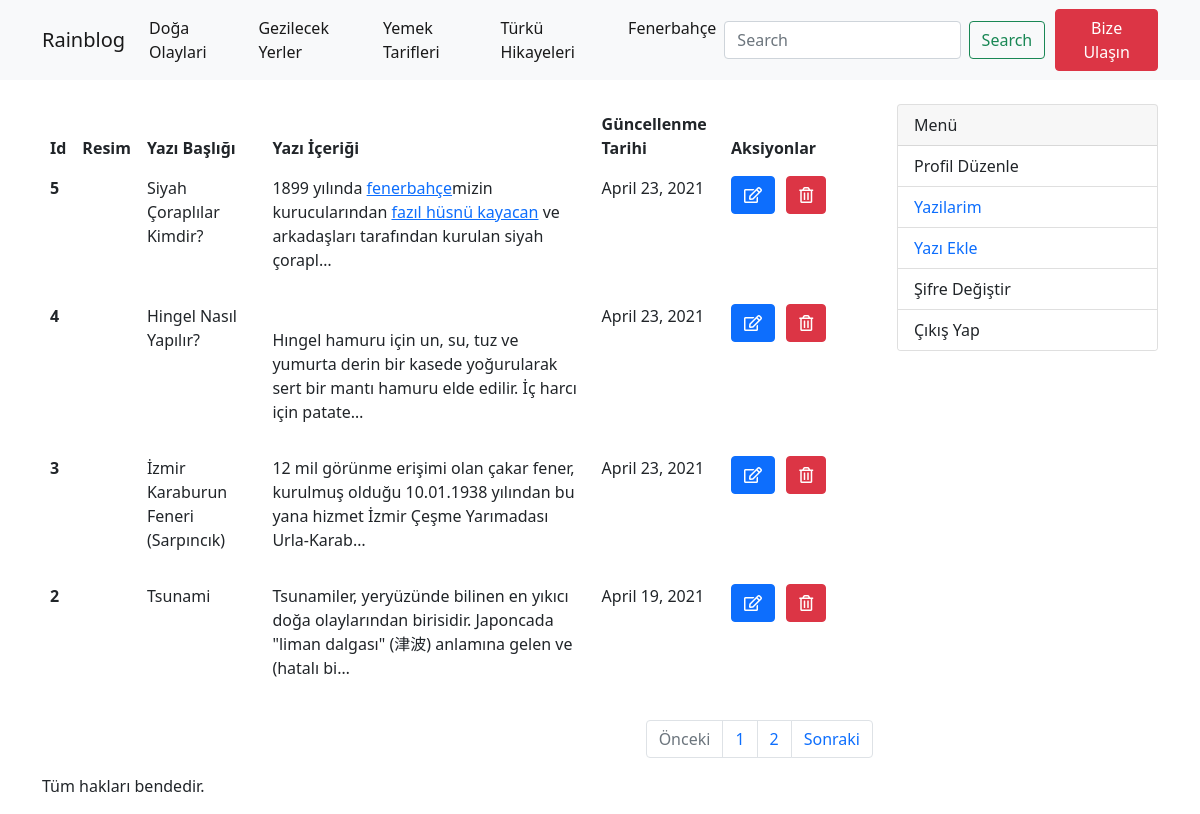
/yazilarim (signed in), run on an earlier commit of the app's database.
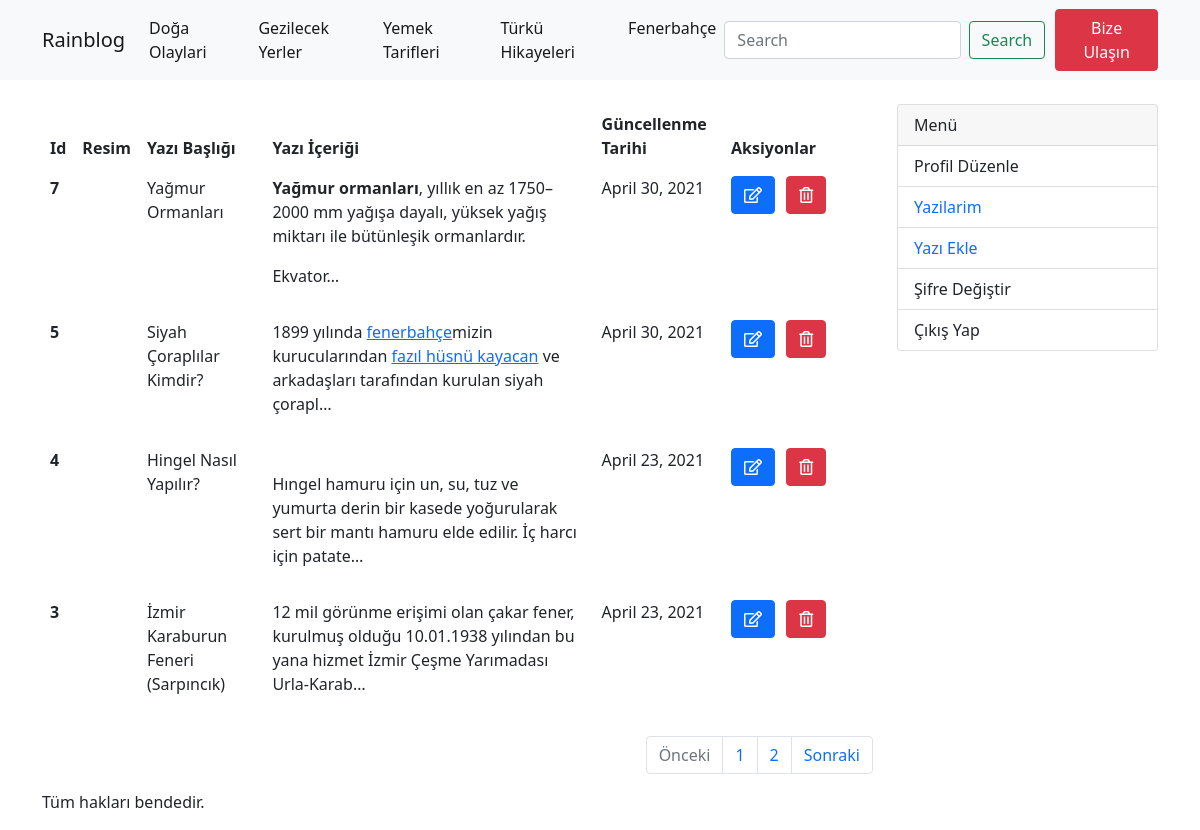
And on a later commit of the database.
### blog/models/kategori.py (models this page shows, shortened)
class KategoriModel(models.Model):
    isim = models.CharField(max_length=30, blank=False, null=False)
    slug = AutoSlugField(populate_from = "isim", unique = True)
    class Meta:
        db_table = "kategori" #sqlite de görünen tablo ismi
        verbose_name_plural = "Kategoriler" #admin panelinde tablo adımız Kategoriler olarak değişti
        verbose_name =  "Kategori" #select Kategori olarak değiştirdik.

### blog/models/yazi.py (models this page shows, shortened)
class YazilarModel(DateTimeAbstractModel):
    resim = models.ImageField(upload_to = "yazi_resimleri")
    baslik = models.CharField(max_length=50)
    icerik = RichTextField()
    slug = AutoSlugField(populate_from ="baslik", unique = True)
    kategoriler = models.ManyToManyField(KategoriModel, related_name="yazi")
    yazar = models.ForeignKey("account.CustomUserModel", on_delete = models.CASCADE, related_name="yazilar")
    class Meta:
        verbose_name = "Yazi"
        verbose_name_plural = "Yazilar"
        db_table = "Yazi"

### blog/views/yazilarim.py (the view)
# urls.py: path('yazilarim', yazilarim, name='yazilarim'),
@login_required(login_url='/') #giriş yapılmadan yazilarima girilirse, anasayfaya yönlendir.
def yazilarim(request):
    yazilar = request.user.yazilar.order_by("-id")
    sayfa = request.GET.get('sayfa')
    paginator = Paginator(yazilar, 4)
    return render(request, "pages/yazilarim.html", context={
        "yazilar":paginator.get_page(sayfa)
        })

### blog/templatetags/kategori_list.py (called while the page is built)
@register.simple_tag #fonksiyonu kayıt etmek için decorator
def kategori_list():
    kategoriler = KategoriModel.objects.all()
    return kategoriler

### blog/templates/pages/yazilarim.html (shortened to what this page needs)
{% extends 'base.html' %}
{% load static %}
{%block content%}
{%if yazilar%}
<table class="table table-hover table-borderless">
    <thead>
      <tr>
        <th scope="col">Id</th>
        <th scope="col">Resim</th>
        <th scope="col">Yazı Başlığı</th>
        <th scope="col">Yazı İçeriği</th>
        <th scope="col">Güncellenme Tarihi</th>
        <th scope="col" style="width: 150px;">Aksiyonlar</th>
      </tr>
    </thead>
    {%for yazi in yazilar%}
<tbody>
    <tr>
      <th scope="row">{{yazi.id}}</th>
      <td><img src="{{yazi.resim.url}}" alt="" style="width: 200px;"></td>
      <td>{{yazi.baslik}}</td>
      <td> {{yazi.icerik | safe | truncatechars_html:150}}</td>
      <td>{{yazi.duzenlenme_tarihi | date}}</td>
      <td>
        <p>
          <a href="{% url 'yazi-guncelle' slug=yazi.slug%}"  class="btn btn-primary" style="margin-right: 7px;">
            <i class="far fa-edit"></i>
          </a>
          <a href="{% url 'yazi-sil' slug=yazi.slug%}" class="btn btn-danger">
            <i class="far fa-trash-alt"></i>
          </a>
        </p>
      </td>
    </tr>
</tbody>
{%endfor%}
  </table>
{%else%}
<h1>There is no Content</h1>
{%endif%}
<nav aria-label="Page navigation example">
  <ul class="pagination justify-content-end">
    {%if yazilar.has_previous%}
    <li class="page-item ">
      <a class="page-link" href="?sayfa={{yazilar.previous_page_number}}" tabindex="-1" aria-disabled="true">Önceki</a>
    </li>
    {%else%}
    <li class="page-item disabled">
      <a class="page-link" href="#" tabindex="-1" aria-disabled="true">Önceki</a>
    </li>
    {%endif%}
    <li class="page-item"><a class="page-link" href="#">{{yazilar.number}}</a></li>
   {%if yazilar.has_next%}
     <li class="page-item">
    <a class="page-link" href="?sayfa={{yazilar.next_page_number}}">{{yazilar.next_page_number}}</a>
    </li>
    <li class="page-item">
      <a class="page-link" href="?sayfa={{yazilar.next_page_number}}">Sonraki</a>
      </li>
    {%else%}
     <li class="page-item disabled">
      <a class="page-link" href="#">Sonraki</a>
      </li>
   {%endif%}
  </ul>
</nav>
{%endblock%}

### templates/components/navbar.html (shortened to what this page needs)
{% load kategori_list %}
{%kategori_list as kategoriler%}
<nav class="navbar navbar-expand-lg navbar-light bg-light">
    <div class="container">
      <a class="navbar-brand" href="{%url 'anasayfa'%}">Rainblog</a>
      <div class="collapse navbar-collapse" id="navbarSupportedContent">
        <ul class="navbar-nav me-auto mb-2 mb-lg-0">
          {%if kategoriler%}
          {%for kategori in kategoriler%}
          <li class="nav-item">
            <a class="nav-link active" aria-current="page" href="{% url 'kategori' kategoriSlug=kategori.slug%}">{{kategori.isim}}</a>
          </li>
          {%endfor%}
          {%else%}
          <h1>There is no Category.</h1>
          {%endif%}
        </ul>
        <form class="d-flex" action="{%url 'anasayfa'%}">
          <input class="form-control me-2" type="search" placeholder="Search" aria-label="Search"  name="sorgu">
          <button class="btn btn-outline-success" type="submit">Search</button>
        </form>
          <a href="{% url 'iletisim' %}" style="text-decoration: none; margin-left: 10px;" class="btn btn-danger" >
            Bize Ulaşın
          </a>
      </div>
    </div>
  </nav>

What changed in the data, as far as the page shows it:
no longer on this page (row unchanged): YazilarModel: id "2", baslik "Tsunami", icerik "Tsunamiler, yeryüzünde bilinen en yıkıcı doğa olaylarından birisidir. Japoncada \"liman dalgası\" (津波) anlamına gelen ve (hatalı bi…", duzenlenme_tarihi "April 19, 2021"
added YazilarModel: id "7", baslik "Yağmur Ormanları", icerik "Yağmur ormanları , yıllık en az 1750–2000 mm yağışa dayalı, yüksek yağış miktarı ile bütünleşik ormanlardır. Ekvator…", duzenlenme_tarihi "April 30, 2021"
changed YazilarModel "Siyah Çoraplılar Kimdir?": duzenlenme_tarihi "April 23, 2021" → "April 30, 2021"
